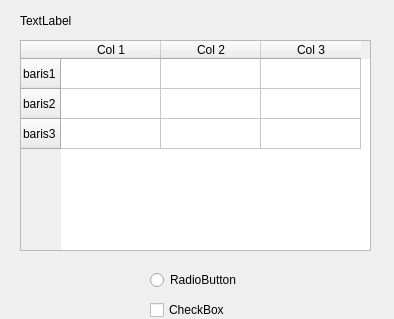
<?xml version="1.0" encoding="UTF-8"?>
<ui version="4.0">
 <class>Form</class>
 <widget class="QWidget" name="Form">
  <property name="geometry">
   <rect>
    <x>0</x>
    <y>0</y>
    <width>394</width>
    <height>319</height>
   </rect>
  </property>
  <property name="windowTitle">
   <string>Form</string>
  </property>
  <widget class="QTableWidget" name="tableWidget">
   <property name="geometry">
    <rect>
     <x>20</x>
     <y>40</y>
     <width>351</width>
     <height>211</height>
    </rect>
   </property>
   <row>
    <property name="text">
     <string>baris1</string>
    </property>
   </row>
   <row>
    <property name="text">
     <string>baris2</string>
    </property>
   </row>
   <row>
    <property name="text">
     <string>baris3</string>
    </property>
   </row>
   <column>
    <property name="text">
     <string>Col 1</string>
    </property>
   </column>
   <column>
    <property name="text">
     <string>Col 2</string>
    </property>
   </column>
   <column>
    <property name="text">
     <string>Col 3</string>
    </property>
   </column>
  </widget>
  <widget class="QRadioButton" name="radioButton">
   <property name="geometry">
    <rect>
     <x>150</x>
     <y>270</y>
     <width>95</width>
     <height>20</height>
    </rect>
   </property>
   <property name="text">
    <string>RadioButton</string>
   </property>
  </widget>
  <widget class="QCheckBox" name="checkBox">
   <property name="geometry">
    <rect>
     <x>150</x>
     <y>300</y>
     <width>81</width>
     <height>20</height>
    </rect>
   </property>
   <property name="text">
    <string>CheckBox</string>
   </property>
  </widget>
  <widget class="QLabel" name="label">
   <property name="geometry">
    <rect>
     <x>20</x>
     <y>10</y>
     <width>111</width>
     <height>21</height>
    </rect>
   </property>
   <property name="text">
    <string>TextLabel</string>
   </property>
  </widget>
 </widget>
 <resources/>
 <connections/>
</ui>
